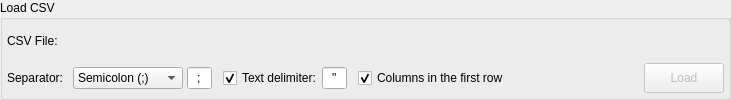
<?xml version="1.0" encoding="UTF-8"?>
<ui version="4.0">
 <class>CsvLoadWidget</class>
 <widget class="QWidget" name="CsvLoadWidget">
  <property name="geometry">
   <rect>
    <x>0</x>
    <y>0</y>
    <width>731</width>
    <height>100</height>
   </rect>
  </property>
  <property name="windowTitle">
   <string>Form</string>
  </property>
  <layout class="QGridLayout" name="gridLayout_2">
   <property name="leftMargin">
    <number>0</number>
   </property>
   <property name="topMargin">
    <number>0</number>
   </property>
   <property name="rightMargin">
    <number>0</number>
   </property>
   <property name="bottomMargin">
    <number>0</number>
   </property>
   <item row="0" column="0">
    <widget class="QGroupBox" name="groupBox">
     <property name="sizePolicy">
      <sizepolicy hsizetype="Preferred" vsizetype="Fixed">
       <horstretch>0</horstretch>
       <verstretch>0</verstretch>
      </sizepolicy>
     </property>
     <property name="minimumSize">
      <size>
       <width>0</width>
       <height>100</height>
      </size>
     </property>
     <property name="title">
      <string>Load CSV</string>
     </property>
     <layout class="QGridLayout" name="load_csv_grid">
      <property name="leftMargin">
       <number>4</number>
      </property>
      <property name="topMargin">
       <number>4</number>
      </property>
      <property name="rightMargin">
       <number>4</number>
      </property>
      <property name="bottomMargin">
       <number>4</number>
      </property>
      <item row="0" column="0">
       <widget class="QLabel" name="file_lbl">
        <property name="text">
         <string>CSV File:</string>
        </property>
       </widget>
      </item>
      <item row="1" column="0">
       <widget class="QLabel" name="separator_lbl">
        <property name="text">
         <string>Separator: </string>
        </property>
       </widget>
      </item>
      <item row="1" column="4">
       <spacer name="horizontalSpacer">
        <property name="orientation">
         <enum>Qt::Horizontal</enum>
        </property>
        <property name="sizeType">
         <enum>QSizePolicy::Fixed</enum>
        </property>
        <property name="sizeHint" stdset="0">
         <size>
          <width>5</width>
          <height>20</height>
         </size>
        </property>
       </spacer>
      </item>
      <item row="1" column="5">
       <layout class="QHBoxLayout" name="horizontalLayout">
        <property name="spacing">
         <number>0</number>
        </property>
        <item>
         <widget class="QCheckBox" name="col_names_chk">
          <property name="toolTip">
           <string>&lt;p&gt;Use the first row as column names in the CSV file. By unchecking this option the first row is used as data.&lt;/p&gt;</string>
          </property>
          <property name="statusTip">
           <string/>
          </property>
          <property name="text">
           <string>Columns in the first row</string>
          </property>
          <property name="checked">
           <bool>true</bool>
          </property>
         </widget>
        </item>
       </layout>
      </item>
      <item row="1" column="6">
       <spacer name="horizontalSpacer_6">
        <property name="orientation">
         <enum>Qt::Horizontal</enum>
        </property>
        <property name="sizeHint" stdset="0">
         <size>
          <width>32</width>
          <height>20</height>
         </size>
        </property>
       </spacer>
      </item>
      <item row="1" column="7" colspan="2">
       <widget class="QPushButton" name="load_btn">
        <property name="enabled">
         <bool>false</bool>
        </property>
        <property name="sizePolicy">
         <sizepolicy hsizetype="Preferred" vsizetype="Fixed">
          <horstretch>0</horstretch>
          <verstretch>0</verstretch>
         </sizepolicy>
        </property>
        <property name="minimumSize">
         <size>
          <width>0</width>
          <height>30</height>
         </size>
        </property>
        <property name="maximumSize">
         <size>
          <width>16777215</width>
          <height>16777215</height>
         </size>
        </property>
        <property name="text">
         <string>Load</string>
        </property>
        <property name="icon">
         <iconset resource="../res/resources.qrc">
          <normaloff>:/icons/icons/loadcsv.png</normaloff>:/icons/icons/loadcsv.png</iconset>
        </property>
        <property name="iconSize">
         <size>
          <width>22</width>
          <height>22</height>
         </size>
        </property>
        <property name="default">
         <bool>false</bool>
        </property>
        <property name="flat">
         <bool>false</bool>
        </property>
       </widget>
      </item>
      <item row="1" column="1">
       <layout class="QHBoxLayout" name="horizontalLayout_3">
        <property name="spacing">
         <number>4</number>
        </property>
        <item>
         <widget class="QComboBox" name="separator_cmb">
          <property name="sizePolicy">
           <sizepolicy hsizetype="Preferred" vsizetype="Fixed">
            <horstretch>0</horstretch>
            <verstretch>0</verstretch>
           </sizepolicy>
          </property>
          <property name="minimumSize">
           <size>
            <width>110</width>
            <height>0</height>
           </size>
          </property>
          <item>
           <property name="text">
            <string>Semicolon (;)</string>
           </property>
          </item>
          <item>
           <property name="text">
            <string>Comma (,)</string>
           </property>
          </item>
          <item>
           <property name="text">
            <string>Space</string>
           </property>
          </item>
          <item>
           <property name="text">
            <string>Tabulation</string>
           </property>
          </item>
          <item>
           <property name="text">
            <string>Other</string>
           </property>
          </item>
         </widget>
        </item>
        <item>
         <widget class="QLineEdit" name="separator_edt">
          <property name="sizePolicy">
           <sizepolicy hsizetype="Minimum" vsizetype="Fixed">
            <horstretch>0</horstretch>
            <verstretch>0</verstretch>
           </sizepolicy>
          </property>
          <property name="maximumSize">
           <size>
            <width>25</width>
            <height>16777215</height>
           </size>
          </property>
          <property name="baseSize">
           <size>
            <width>0</width>
            <height>0</height>
           </size>
          </property>
          <property name="text">
           <string>;</string>
          </property>
          <property name="maxLength">
           <number>2</number>
          </property>
          <property name="alignment">
           <set>Qt::AlignCenter</set>
          </property>
         </widget>
        </item>
       </layout>
      </item>
      <item row="1" column="3">
       <layout class="QHBoxLayout" name="horizontalLayout_2">
        <property name="spacing">
         <number>0</number>
        </property>
        <item>
         <widget class="QCheckBox" name="txt_delim_chk">
          <property name="text">
           <string>Text delimiter:</string>
          </property>
          <property name="checked">
           <bool>true</bool>
          </property>
         </widget>
        </item>
        <item>
         <widget class="QLineEdit" name="txt_delim_edt">
          <property name="enabled">
           <bool>true</bool>
          </property>
          <property name="sizePolicy">
           <sizepolicy hsizetype="Minimum" vsizetype="Fixed">
            <horstretch>0</horstretch>
            <verstretch>0</verstretch>
           </sizepolicy>
          </property>
          <property name="maximumSize">
           <size>
            <width>25</width>
            <height>16777215</height>
           </size>
          </property>
          <property name="baseSize">
           <size>
            <width>0</width>
            <height>0</height>
           </size>
          </property>
          <property name="text">
           <string>&quot;</string>
          </property>
          <property name="maxLength">
           <number>2</number>
          </property>
          <property name="alignment">
           <set>Qt::AlignCenter</set>
          </property>
         </widget>
        </item>
       </layout>
      </item>
      <item row="1" column="2">
       <spacer name="horizontalSpacer_2">
        <property name="orientation">
         <enum>Qt::Horizontal</enum>
        </property>
        <property name="sizeType">
         <enum>QSizePolicy::Fixed</enum>
        </property>
        <property name="sizeHint" stdset="0">
         <size>
          <width>5</width>
          <height>20</height>
         </size>
        </property>
       </spacer>
      </item>
     </layout>
    </widget>
   </item>
  </layout>
 </widget>
 <resources>
  <include location="../res/resources.qrc"/>
 </resources>
 <connections/>
</ui>
